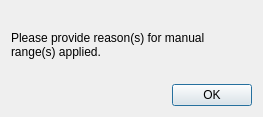
<?xml version="1.0" encoding="UTF-8"?>
<ui version="4.0">
 <class>ExportErrorDialog</class>
 <widget class="QDialog" name="ExportErrorDialog">
  <property name="geometry">
   <rect>
    <x>0</x>
    <y>0</y>
    <width>263</width>
    <height>117</height>
   </rect>
  </property>
  <property name="windowTitle">
   <string>Export Error</string>
  </property>
  <layout class="QVBoxLayout" name="verticalLayout">
   <item>
    <widget class="QLabel" name="label">
     <property name="text">
      <string>Please provide reason(s) for manual range(s) applied.</string>
     </property>
     <property name="wordWrap">
      <bool>true</bool>
     </property>
    </widget>
   </item>
   <item>
    <layout class="QHBoxLayout" name="horizontalLayout">
     <item>
      <spacer name="horizontalSpacer">
       <property name="orientation">
        <enum>Qt::Horizontal</enum>
       </property>
       <property name="sizeHint" stdset="0">
        <size>
         <width>40</width>
         <height>20</height>
        </size>
       </property>
      </spacer>
     </item>
     <item>
      <widget class="QPushButton" name="pushButton">
       <property name="text">
        <string>OK</string>
       </property>
      </widget>
     </item>
    </layout>
   </item>
  </layout>
 </widget>
 <resources/>
 <connections/>
</ui>
